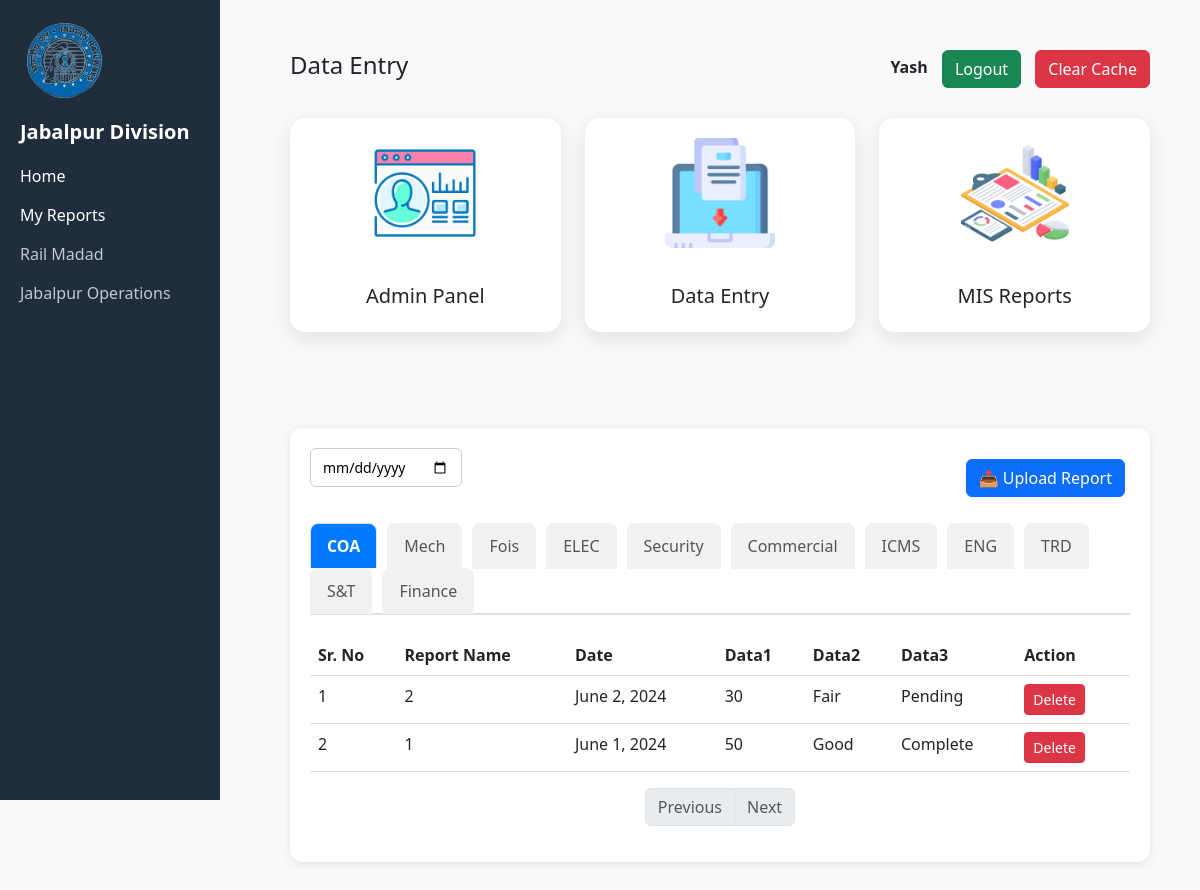
/my-reports/ (signed in), run on the app's committed database.
### operations/models.py (models this page shows, shortened)
class ReportData(models.Model):
    name = models.CharField(max_length=255)
    department = models.CharField(max_length=100)
    date = models.DateField()
    data1 = models.TextField(blank=True, null=True)
    data2 = models.TextField(blank=True, null=True)
    data3 = models.TextField(blank=True, null=True)

### operations/views.py (the view, shortened to what this page needs)
# urls.py: path('my-reports/', views.my_reports_view, name='my_reports'),
@login_required
def my_reports_view(request):
    departments = ['COA', 'Mech', 'Fois', 'ELEC', 'Security', 'Commercial', 'ICMS', 'ENG', 'TRD', 'S&T', 'Finance']
    selected_tab = request.GET.get('tab', departments[0])
    reports = ReportData.objects.filter(department=selected_tab).order_by('-date')
    context = {
        'departments': departments,
        'selected_tab': selected_tab,
        'reports': reports,
    }
    return render(request, 'my_reports.html', context)

### operations/templates/my_reports.html (shortened to what this page needs)
{% load static %}
<!DOCTYPE html>
<html>
<head>
    <link href="https://cdn.jsdelivr.net/npm/bootstrap@5.3.0/dist/css/bootstrap.min.css" rel="stylesheet">
</head>
<body>
  <div class="sidebar">
    <img src="{% static 'images/jbldiv_logo.png' %}" >
    <h5>Jabalpur Division</h5>
    <a href="{% url 'data_entry' %}">Home</a>
    <a href="{% url 'my_reports' %}">My Reports</a>
    <a href="{% url 'rail_madad' %}" class="nav-link">Rail Madad</a>
    <a href="{% url 'jabalpur_operations' %}" class="nav-link">Jabalpur Operations</a>
  </div>
  <div class="main">
    <div class="topbar">
      <h4>Data Entry</h4>
      <div>
        <span><strong>Yash</strong></span>
        <a href="{% url 'logout' %}" class="btn btn-success logout-btn">Logout</a>
        <a href="{% url 'clear_cache' %}" class="btn btn-danger logout-btn">Clear Cache</a>
      </div>
    </div>
          <div class="row g-4">
            <div class="col-md-4">
                <a href="{% url 'dashboard' %}" class="text-decoration-none text-dark">
                    <div class="card card-hover text-center">
                        <img src="/static/images/1.png" class="card-img-top mx-auto" alt="Admin Panel">
                        <div class="card-body">
                            <h5 class="card-title">Admin Panel</h5>
                        </div>
                    </div>
                </a>
            </div>
            <div class="col-md-4">
                <a href="{% url 'data_entry' %}" class="text-decoration-none text-dark">
                    <div class="card card-hover text-center">
                        <img src="/static/images/2.png" class="card-img-top mx-auto" alt="Data Entry">
                        <div class="card-body">
                            <h5 class="card-title">Data Entry</h5>
                        </div>
                    </div>
                </a>
            </div>
            <div class="col-md-4">
                <a href="{% url 'mis_reports' %}" class="text-decoration-none text-dark">
                    <div class="card card-hover text-center">
                        <img src="/static/images/3.png" class="card-img-top mx-auto" alt="MIS Reports">
                        <div class="card-body">
                            <h5 class="card-title">MIS Reports</h5>
                        </div>
                    </div>
                </a>
            </div>
        </div>
        <br>
        <br>
        <br>
        <br>
    <div class="container">
        <div class="d-flex justify-content-between align-items-center mb-3">
            <input type="date" name="date" value="{{ selected_date }}">
            <button class="btn btn-primary" data-bs-toggle="modal" data-bs-target="#uploadModal">
                📤 Upload Report
            </button>
        </div>
        <ul class="nav nav-tabs">
            {% for dept in departments %}
            <li class="nav-item">
                <a class="nav-link {% if selected_tab == dept %}active{% endif %}" href="?tab={{ dept }}&date={{ selected_date }}">{{ dept }}</a>
            </li>
            {% endfor %}
        </ul>
        <table class="table">
            <thead>
                <tr>
                    <th>Sr. No</th>
                    <th>Report Name</th>
                    <th>Date</th>
                    <th>Data1</th>
                    <th>Data2</th>
                    <th>Data3</th>
                    <th>Action</th>
                </tr>
            </thead>
            <tbody>
                {% for report in reports %}
                    <tr>
                        <td>{{ forloop.counter }}</td>
                        <td>{{ report.name }}</td>
                        <td>{{ report.date }}</td>
                        <td>{{ report.data1 }}</td>
                        <td>{{ report.data2 }}</td>
                        <td>{{ report.data3 }}</td>
                        <td>
                            <form method="POST" action="{% url 'delete_report' report.id %}" onsubmit="return confirm('Are you sure you want to delete this report?');">
                                <button type="submit" class="btn btn-sm btn-danger">Delete</button>
                            </form>
                        </td>
                    </tr>
                {% empty %}
                    <tr>
                        <td colspan="6">No data available for {{ selected_tab }}</td>
                    </tr>
                {% endfor %}
            </tbody>
        </table>
<nav aria-label="Page navigation">
    <ul class="pagination justify-content-center">
      {% if page_obj.has_previous %}
        <li class="page-item">
          <a class="page-link" href="?page={{ page_obj.previous_page_number }}&tab={{ selected_tab }}&date={{ selected_date }}">Previous</a>
        </li>
      {% else %}
        <li class="page-item disabled"><span class="page-link">Previous</span></li>
      {% endif %}
      {% if page_obj.has_next %}
        <li class="page-item">
          <a class="page-link" href="?page={{ page_obj.next_page_number }}&tab={{ selected_tab }}&date={{ selected_date }}">Next</a>
        </li>
      {% else %}
        <li class="page-item disabled"><span class="page-link">Next</span></li>
      {% endif %}
    </ul>
  </nav>
  </body>
</html>

### operations/templates/my_reports.html (style rules this page uses)
body { background: #f4f6f9; font-family: 'Segoe UI', Tahoma, Geneva, Verdana, sans-serif; }
.sidebar { width: 220px; min-height: 100vh; background: #1f2d3d; color: white; }
.sidebar h5 { margin-top: 10px; font-weight: 600; }
.sidebar img { max-width: 100%; height: 80px; margin-bottom: 10px; }
.sidebar .nav-link { color: #c2c7d0; }
.card-hover { transition: transform 0.3s ease, box-shadow 0.3s ease; border: none; border-radius: 15px; box-shadow: 0 6px 20px rgba(0, 0, 0, 0.1); background-color: #ffffff; }
.card img { height: 150px; object-fit: contain; padding: 20px; }
body { background-color: #f4f6f9; font-family: 'Segoe UI', sans-serif; }
.sidebar { width: 220px; height: 100vh; background: #1f2d3d; color: white; position: fixed; top: 0; left: 0; padding: 20px; }
.sidebar h5 { font-weight: bold; margin-bottom: 20px; }
.sidebar a { color: white; text-decoration: none; display: block; margin: 15px 0; }
.main { margin-left: 240px; padding: 30px; }
.topbar { display: flex; justify-content: space-between; align-items: center; margin-bottom: 30px; }
.logout-btn { margin-left: 10px; }
.table thead { background-color: #f8f9fa; }
body { font-family: 'Segoe UI', Tahoma, Geneva, Verdana, sans-serif; background: #f9f9fb; margin: 20px; }
.container { max-width: 1200px; margin: auto; background: white; padding: 20px; border-radius: 12px; box-shadow: 0 2px 8px rgba(0,0,0,0.1); }
input[type="date"] { padding: 8px 12px; font-size: 14px; border: 1px solid #ccc; border-radius: 6px; margin-bottom: 20px; }
.nav-tabs { list-style: none; padding: 0; display: flex; margin-bottom: 20px; border-bottom: 2px solid #e0e0e0; }
.nav-tabs .nav-item { margin-right: 10px; }
.nav-tabs .nav-link { display: inline-block; padding: 10px 16px; text-decoration: none; color: #555; background: #f1f1f1; border-radius: 8px 8px 0 0; transition: background 0.3s; }
.nav-tabs .nav-link.active { background: #007bff; color: white; font-weight: bold; }
table { width: 100%; border-collapse: collapse; margin-top: 10px; }
th, td { text-align: left; padding: 12px; border-bottom: 1px solid #ddd; }
th { background-color: #f5f5f5; font-weight: bold; }
button { padding: 6px 10px; margin-right: 5px; background-color: #f1f1f1; border: none; border-radius: 5px; cursor: pointer; font-size: 16px; transition: all 0.3s ease; }
tr:nth-child(even) { background-color: #fafafa; }

### data on the page
ReportData: name "2", date "June 2, 2024", data1 "30", data2 "Fair", data3 "Pending"
ReportData: name "1", date "June 1, 2024", data1 "50", data2 "Good", data3 "Complete"

### other printed values
{{ dept }} "COA" "Mech" "Fois" "ELEC" "Security" "Commercial" "ICMS" "ENG" "TRD" "S&T" "Finance"
